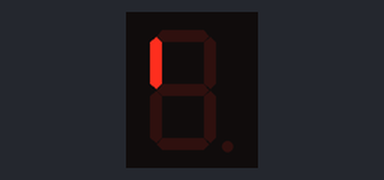
Simulated run of this sketch. Board: Arduino Uno, built with avr-gcc and run on an emulated ATmega328P. On the bench: 1-digit seven-segment display. Wiring (inferred from the names in the program): 1-digit 7-segment display, segments lit when LOW: segments pin 8, pin 9, pin 2, pin 3, pin 4, pin 5, pin 6. The segment pins are drawn as the display they are named for; what the sketch prints to the serial monitor is not drawn.

Above: at 0.6 s.
At 4.5 s:
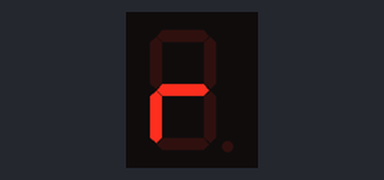
At 9.9 s:
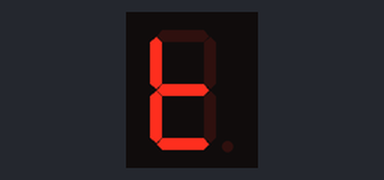
At 18.5 s:
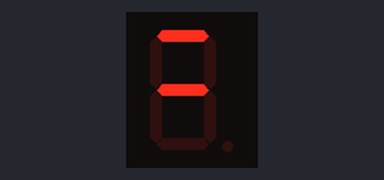
At 27.6 s:
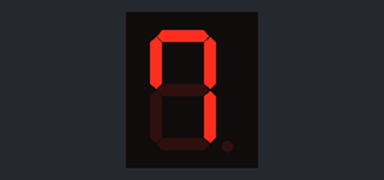
At 37.5 s:
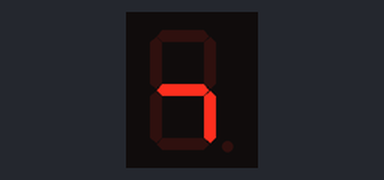

Measured:
- what the display in image 0 shows lasts 1.0 s, from 0.5 s to 1.5 s

The sketch:

LED7Segment.ino
```cpp
/*
7 Segment LED

This is an introduction on how to drive a 7 Segment LED using only a Arduino.
This is not the best way to do this.
To save pins, one would use a dedicated IC using SPI or a Shift Register.

- 1x 7 segment LED (5011AS)
- 11x male:make wires
- 2x 220 ohm resistors
- note: connect only ground

digitalWrite(A, HIGH) = turn on the segment in the LED display
digitalWrite(B, LOW)  = turn off the segment in the LED display

Thank you to Riley Porter for the wiring diagram
*/

#include <Arduino.h>

#define A 8
#define B 9
#define C 2
#define D 3
#define E 4
#define F 5
#define G 6

// clear all LEDs
void all_on() {
	digitalWrite(A, HIGH);
	digitalWrite(B, HIGH);
	digitalWrite(C, HIGH);
	digitalWrite(D, HIGH);
	digitalWrite(E, HIGH);
	digitalWrite(F, HIGH);
	digitalWrite(G, HIGH);
}

// light up all LEDs
void all_off() {
	digitalWrite(A, LOW);
	digitalWrite(B, LOW);
	digitalWrite(C, LOW);
	digitalWrite(D, LOW);
	digitalWrite(E, LOW);
	digitalWrite(F, LOW);
	digitalWrite(G, LOW);
}

// pin setup
void setup() {
	pinMode(A, OUTPUT);
	pinMode(B, OUTPUT);
	pinMode(C, OUTPUT);
	pinMode(D, OUTPUT);
	pinMode(E, OUTPUT);
	pinMode(F, OUTPUT);
	pinMode(G, OUTPUT);
	Serial.begin(9600);
}

#define TOP 8
#define MIDDLE 5
#define BOTTOM 3

#define UPPER_LEFT 6
#define LOWER_LEFT 4

#define UPPER_RIGHT 9
#define LOWER_RIGHT 2

// letter A
int a[] = {LOWER_LEFT, UPPER_LEFT, TOP, UPPER_RIGHT, LOWER_RIGHT, MIDDLE};
int b[] = {UPPER_LEFT, LOWER_LEFT, MIDDLE, LOWER_RIGHT, BOTTOM};
int c[] = {TOP, UPPER_LEFT, LOWER_LEFT, BOTTOM};
int d[] = {MIDDLE, LOWER_LEFT, BOTTOM, LOWER_RIGHT, UPPER_RIGHT};
int e[] = {UPPER_LEFT, LOWER_LEFT, TOP, MIDDLE, BOTTOM};
int f[] = {UPPER_LEFT, LOWER_LEFT, TOP, MIDDLE};
int g[] = {TOP, UPPER_LEFT, MIDDLE, UPPER_RIGHT, LOWER_RIGHT, BOTTOM};
int h[] = {UPPER_LEFT, LOWER_LEFT, UPPER_RIGHT, LOWER_RIGHT, MIDDLE};
int i[] = {UPPER_RIGHT, LOWER_RIGHT};
int j[] = {UPPER_RIGHT, LOWER_RIGHT, BOTTOM};
int l[] = {UPPER_LEFT, LOWER_LEFT, BOTTOM};
int o[] = {TOP, UPPER_RIGHT, LOWER_RIGHT, BOTTOM, LOWER_LEFT, UPPER_LEFT};
int p[] = {UPPER_LEFT, LOWER_LEFT, TOP, UPPER_RIGHT, MIDDLE};
int q[] = {TOP, UPPER_LEFT, MIDDLE, UPPER_RIGHT, LOWER_RIGHT};
int s[] = {TOP, UPPER_LEFT, MIDDLE, LOWER_RIGHT, BOTTOM};
int u[] = {UPPER_LEFT, LOWER_LEFT, BOTTOM, LOWER_RIGHT, UPPER_RIGHT};
int y[] = {UPPER_LEFT, MIDDLE, UPPER_RIGHT, LOWER_RIGHT, BOTTOM};
int z[] = {TOP, UPPER_RIGHT, MIDDLE, LOWER_LEFT, BOTTOM};

// number 0
int i0[] = {UPPER_LEFT, LOWER_LEFT, BOTTOM, LOWER_RIGHT, UPPER_RIGHT, TOP};
int i1[] = {UPPER_RIGHT, LOWER_RIGHT};
int i2[] = {TOP, UPPER_RIGHT, MIDDLE, LOWER_LEFT, BOTTOM};
int i3[] = {TOP, UPPER_RIGHT, MIDDLE, LOWER_RIGHT, BOTTOM};
int i4[] = {UPPER_LEFT, MIDDLE, UPPER_RIGHT, LOWER_RIGHT};
int i5[] = {TOP, UPPER_LEFT, MIDDLE, LOWER_RIGHT, BOTTOM};;
int i6[] = {TOP, UPPER_LEFT, LOWER_LEFT, BOTTOM, LOWER_RIGHT, MIDDLE};
int i7[] = {TOP, UPPER_RIGHT, LOWER_RIGHT};
int i8[] = {TOP, UPPER_LEFT, MIDDLE, LOWER_RIGHT, BOTTOM, LOWER_LEFT, UPPER_RIGHT};
int i9[] = {TOP, UPPER_LEFT, MIDDLE, UPPER_RIGHT, LOWER_RIGHT};

// toogles the character LEDs
#define writeChar(arr) _writeChar(arr, sizeof(arr)/sizeof(int))
void _writeChar(int arr[], int count) {
	all_off();
	for (int i = 0; i < count; i++) {
		digitalWrite(arr[i], HIGH);
		delay(100);
	}
	delay(900);
}

// main loop
void loop() {
	Serial.println("Starting ...");

	writeChar(i0);
	writeChar(i1);
	writeChar(i2);
	writeChar(i3);
	writeChar(i4);
	writeChar(i5);
	writeChar(i6);
	writeChar(i7);
	writeChar(i8);
	writeChar(i9);

	writeChar(a);
	writeChar(b);
	writeChar(c);
	writeChar(d);
	writeChar(e);
	writeChar(f);
	writeChar(g);
	writeChar(h);
	writeChar(i);
	writeChar(j);
	writeChar(l);
	writeChar(o);
	writeChar(p);
	writeChar(q);
	writeChar(s);
	writeChar(u);
	writeChar(y);
	writeChar(z);
}
```
